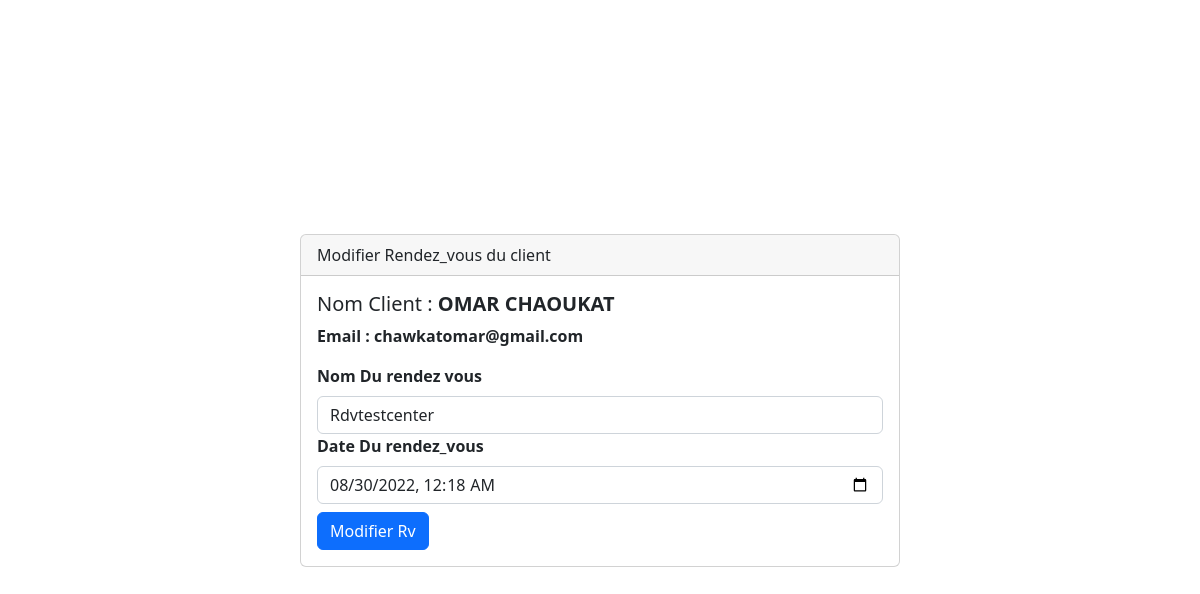
/views/admin/modifier.php?idclt=38&idrdv=8086 (signed in), run on the app's committed database.
### tables this page shows
CREATE TABLE `clients` (
  `id` int(11) NOT NULL,
  `nom` varchar(50) DEFAULT NULL,
  `email` varchar(50) DEFAULT NULL,
  `ville` varchar(20) DEFAULT NULL,
  `pass` varchar(30) NOT NULL,
  `src` varchar(50) DEFAULT NULL
);

CREATE TABLE `rendez_vous` (
  `rd_id` int(11) NOT NULL,
  `rd_name` varchar(255) NOT NULL,
  `rd_service` varchar(255) NOT NULL,
  `rd_time` timestamp NOT NULL DEFAULT current_timestamp() ON UPDATE current_timestamp(),
  `id_clt` int(11) NOT NULL
);

### views/admin/modifier.php (the view, shortened to what this page needs)
<?php
if(! isset($_SESSION["auto"])){
    header("location:http://127.1.1.0/appointement_app/views/adminlogin.php");
    die();
}
else{
$id_clt=$_GET["idclt"];
$id_rdv=$_GET["idrdv"];
include "../../model/connexion.php";
$req1=$db->prepare("SELECT * FROM clients WHERE id=?");
$req1->execute(array($id_clt));
$data=$req1->fetch(PDO::FETCH_ASSOC);
$req2=$db->prepare("SELECT * FROM rendez_vous WHERE rd_id=?  ");
$req2->execute(array($id_rdv));
$data2=$req2->fetch(PDO::FETCH_ASSOC);
}
?>
<!DOCTYPE html>
<html lang="en">
<head>
    <link href="https://cdn.jsdelivr.net/npm/bootstrap@5.2.0-beta1/dist/css/bootstrap.min.css" rel="stylesheet">
</head>
<body>
    <div class="container d-flex justify-content-center align-items-center"">
<div class="card">
  <div class="card-header">
 Modifier Rendez_vous du client
  </div>
  <div class="card-body">
    <h5 class="card-title">Nom Client : <b><?= $data["nom"]?> </h5>
    <p class="card-text">Email :<b> <?= $data["email"]?></b> </p>
    <form action="" method="POST">
    <div class="">
  <label class="form-label">Nom Du rendez vous</label>
  <input type="text" class="form-control" id="exampleFormControlInput1" placeholder="Nom de rendez_vous" value="<?= $data2["rd_name"] ?>" name="namerv" required>
</div>
    <div class="">
  <label class="form-label">Date Du rendez_vous</label>
  <input type="datetime-local"   class="form-control" id="exampleFormControlInput1" value="<?= $data2["rd_time"]  ?>" name="daterv" required>
</div>
    <div class="">
     <input type="submit" value="Modifier Rv" class=" mt-2 btn btn-primary" name="mofifier_sub">
</div>
    </form>
  </div>
</div>
</div>
</body>
</html>

### views/admin/modifier.php (style rules this page uses)
.container { height:100vh; }
.card { transition:0.3s; width:600px; }

### data on the page
clients: nom "OMAR CHAOUKAT", email "chawkatomar@gmail.com"
rendez_vous: namerv "Rdvtestcenter", daterv "08/30/2022 00:18"
